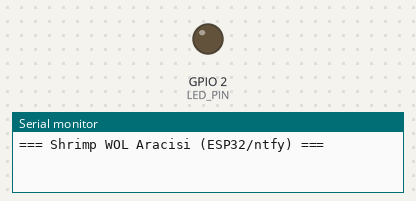
This sketch was run on a simulated ESP32. Shown: output pins drawn as LEDs (lit = HIGH), the last lines printed to the serial monitor. WiFi joins after 1.5 s; servers stay silent unless stated; uploads are accepted with an empty reply.

Above: at 1.0 s.
At 2.6 s:
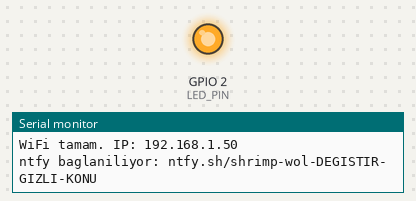
Timing chart, 0 to 4.1 s (numbered marks = the images above):
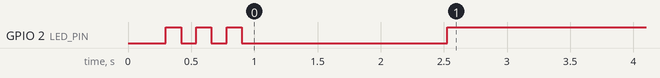

The sketch:

shrimp_wol.ino
```cpp
/*
 * Shrimp WOL Aracisi — ESP32 (WROOM, ntfy relay + WiFiManager)
 * Ilk acilista "Shrimp-WOL-Setup" WiFi'ini yayinlar; telefondan baglanip
 * ev WiFi'ini girersin (sifre ESP'de kalir). Sonra ntfy'i dinler, "wake"
 * gelince yerelde Wake-on-LAN gonderir → PC uyanir.
 */
#include <WiFi.h>
#include <WiFiUdp.h>
#include <WiFiClientSecure.h>
#include <WiFiManager.h>   // tzapu/WiFiManager

// ---- Kullaniciya ozel (Shrimp uygulamasi uretir / flash sirasinda enjekte eder) ----
// NTFY_TOPIC: Shrimp'in urettigi gizli konu (uygulamada uyandirma kartinda gorunur).
const char* NTFY_TOPIC = "shrimp-wol-DEGISTIR-GIZLI-KONU";
const char* NTFY_HOST  = "ntfy.sh";
// PC_MAC: PC'nin KALICI (permanent) MAC'i — Shrimp/agent raporluyor. Ornek biciminde degistir.
uint8_t     PC_MAC[6]  = { 0x00, 0x00, 0x00, 0x00, 0x00, 0x00 };
// ------------------------------------------------------------------------------------

const int LED_PIN = 2;
WiFiUDP udp;

void blink(int n, int ms) { for (int i=0;i<n;i++){digitalWrite(LED_PIN,HIGH);delay(ms);digitalWrite(LED_PIN,LOW);delay(ms);} }

void sendWOL() {
  uint8_t pkt[102];
  for (int i=0;i<6;i++) pkt[i]=0xFF;
  for (int i=1;i<=16;i++) memcpy(&pkt[i*6], PC_MAC, 6);
  IPAddress bcast(255,255,255,255);
  IPAddress ip=WiFi.localIP(), mask=WiFi.subnetMask();
  IPAddress sub(ip[0]|~mask[0], ip[1]|~mask[1], ip[2]|~mask[2], ip[3]|~mask[3]);
  for (int r=0;r<3;r++){
    udp.beginPacket(bcast,9); udp.write(pkt,102); udp.endPacket();
    udp.beginPacket(bcast,7); udp.write(pkt,102); udp.endPacket();
    udp.beginPacket(sub,9);   udp.write(pkt,102); udp.endPacket();
    delay(60);
  }
  Serial.println(">>> WOL magic packet gonderildi (PC uyandiriliyor)");
  blink(8,60);
}

void listenNtfy() {
  WiFiClientSecure client; client.setInsecure();
  Serial.printf("ntfy baglaniliyor: %s/%s\n", NTFY_HOST, NTFY_TOPIC);
  if (!client.connect(NTFY_HOST, 443)) { Serial.println("ntfy baglanamadi, tekrar"); delay(3000); return; }
  client.print(String("GET /")+NTFY_TOPIC+"/raw HTTP/1.1\r\nHost: "+NTFY_HOST+
               "\r\nUser-Agent: shrimp-wol-esp32\r\nConnection: keep-alive\r\n\r\n");
  while (client.connected()) { String l=client.readStringUntil('\n'); if (l=="\r"||l.length()==0) break; }
  Serial.println("ntfy dinleniyor (Shrimp'ten 'wake' bekleniyor)");
  String buf=""; unsigned long last=millis();
  while (client.connected() && WiFi.status()==WL_CONNECTED) {
    while (client.available()) {
      buf += (char)client.read();
      if (buf.length()>512) buf = buf.substring(buf.length()-64);
      if (buf.indexOf("wake")>=0) { sendWOL(); buf=""; }
      last = millis();
    }
    delay(30);
    if (millis()-last > 540000UL) { Serial.println("stream sessiz, yenileniyor"); break; }
  }
  client.stop();
}

void setup() {
  Serial.begin(115200);
  pinMode(LED_PIN, OUTPUT);
  delay(300);
  Serial.println("\n=== Shrimp WOL Aracisi (ESP32/ntfy) ===");
  blink(3,120);
  WiFiManager wm;
  wm.setConfigPortalBlocking(true);
  wm.setConfigPortalTimeout(0);   // kaydedilene kadar 'Shrimp-WOL-Setup' AP'si acik kalir
  Serial.println("WiFi kurulumu: telefondan 'Shrimp-WOL-Setup' agina baglan, ev WiFi'ini gir.");
  if (!wm.autoConnect("Shrimp-WOL-Setup")) { Serial.println("WiFi baglanamadi, yeniden"); delay(1000); ESP.restart(); }
  Serial.print("WiFi tamam. IP: "); Serial.println(WiFi.localIP());
  digitalWrite(LED_PIN, HIGH);
}

void loop() {
  if (WiFi.status()!=WL_CONNECTED) { digitalWrite(LED_PIN,LOW); WiFi.reconnect(); delay(2500); return; }
  listenNtfy();
  delay(1500);
}
```
